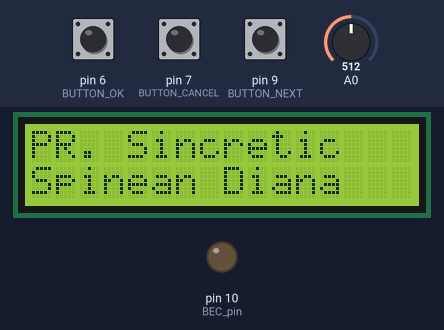
The sketch below on a simulated Arduino Uno, built with avr-gcc and run on an emulated ATmega328P. On the bench: 16×2 character LCD, output pins drawn as LEDs (lit = HIGH). The inputs (shaded band) are chosen by the test bench; at power-on: pin 9 (BUTTON_NEXT) LOW, pin 6 (BUTTON_OK) LOW, A0 = 512, pin 7 (BUTTON_CANCEL) LOW. EEPROM starts erased; what the sketch prints to the serial monitor is not drawn.

Above: at 1.2 s.
1.3 s: pin 9 (BUTTON_NEXT) pulled HIGH for 3.2 s
At 5.4 s:
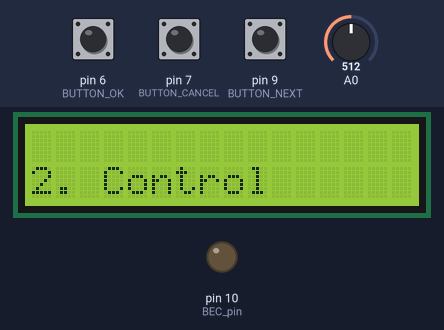
6.0 s: pin 6 (BUTTON_OK) pulled HIGH for 1.2 s
At 6.9 s:
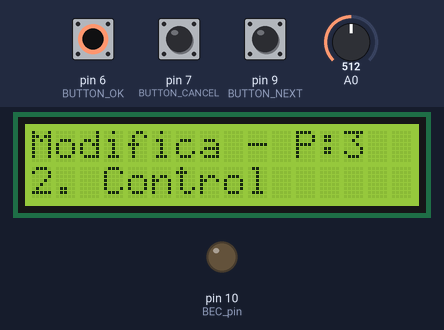
8.7 s: pin 9 (BUTTON_NEXT) pulled HIGH for 1.2 s
At 10.5 s:
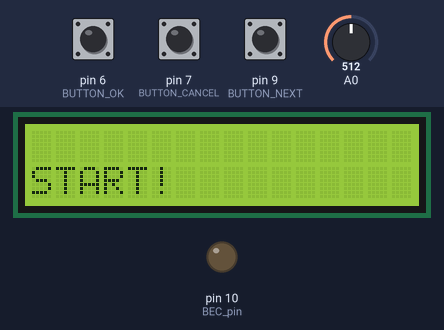
11.4 s: pin 6 (BUTTON_OK) pulled HIGH for 1.2 s
At 12.9 s:
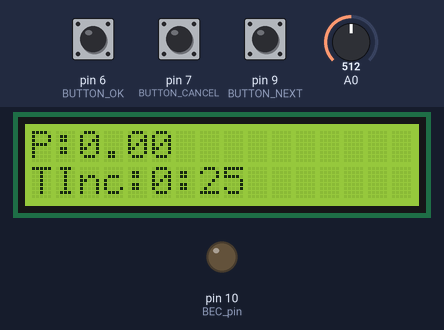
16.7 s: A0 set to 716
At 18.7 s:
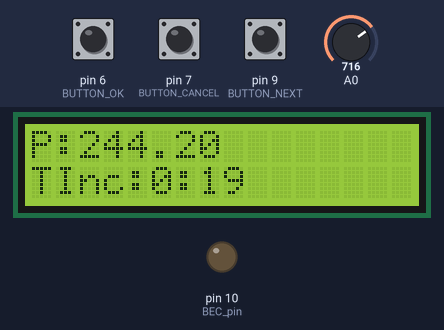
20.6 s: A0 set to 900
At 23.0 s:
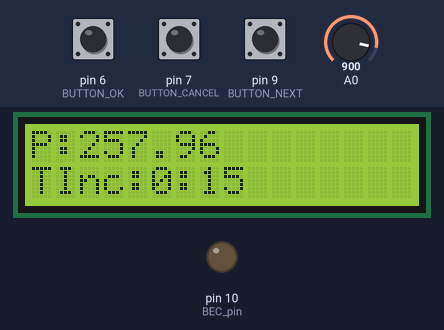
Timing chart, 0 to 24.5 s (numbered marks = the images above; inputs shaded):
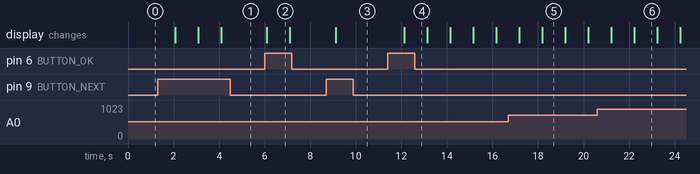

The sketch:

tema5.ino
```cpp
#include <LiquidCrystal.h>
#include <EEPROM.h>

#define BUTTON_OK 6
#define BUTTON_CANCEL 7
#define BUTTON_PREV 8
#define BUTTON_NEXT 9
#define BEC_pin 10

enum Buttons {
  EV_OK,
  EV_CANCEL,
  EV_NEXT,
  EV_PREV,
  EV_NONE,
  EV_MAX_NUM
};

enum Menus {
  MENU_MAIN = 0,
  MENU_START,
  MENU_KP,
  MENU_KI,
  MENU_KD,
  MENU_TEMP,
  MENU_TINCAL,
  MENU_TMEN,
  MENU_TRAC,
  MENU_MAX_NUM
};

LiquidCrystal lcd(12, 11, 4, 3, 8, 5);

double temp=25;
float temperatura_citita_senzor;
float output;
double kp = 15, ki = 12, kd = 10;
int tIncal = 25, tMen = 14, tRac = 16;
double eroare= 0, suma_erori= 0, eroare_anterioara = 0, derivativa = 0, moving_sp;
double dt= 0.25; // timp esantionare
int ora = 0, min = 0, sec = 0;
int change = 0;
unsigned long uptime = -1;
int timp_inc , timp_men, timp_rac;
Menus scroll_menu = MENU_MAIN;
Menus current_menu =  MENU_MAIN;


void state_machine(enum Menus menu, enum Buttons button);
Buttons GetButtons(void);
void print_menu(enum Menus menu);

typedef void (state_machine_handler_t)(void);

void print_menu(enum Menus menu)
{
  lcd.clear();
  switch(menu)
  {
    case MENU_KP:
      lcd.setCursor(0,1);
      lcd.print("1. Mesaje ");
     // lcd.print(kp);
      break;

    case MENU_KI:
      lcd.setCursor(0,1);
      lcd.print("2. Control");
     // lcd.print(ki);
      break;

    case MENU_KD:
      lcd.setCursor(0,1);
      lcd.print("3. Temperatura");
      //lcd.print(kd);
      break;

    case MENU_TEMP:
      lcd.setCursor(0,1);
      lcd.print("4. Inundatii");
     // lcd.print(temp);
      break;
    /*
    case MENU_TINCAL:
      lcd.setCursor(0, 1);
     // lcd.print("TINCAL = ");
      // lcd.print(tIncal);
      break;

    case MENU_TMEN:
      lcd.setCursor(0, 1);
      //lcd.print("TMEN = ");
      // lcd.print(tMen);
      break;
    */
    /*
    case MENU_TRAC:
      lcd.setCursor(0, 1);
     // lcd.print("TRAC = ");
     // lcd.print(tRac);
      break;
    */
    case MENU_START:
      lcd.setCursor(0, 1);
      lcd.print("START!");
      break;

    case MENU_MAIN:
    default:
      lcd.setCursor(0,0);
      lcd.print("PR. Sincretic");
      lcd.setCursor(0,1);
      lcd.print("Spinean Diana");
  }

  if (current_menu == MENU_START)
  {
    lcd.clear();
    afisare_timp();
  }
  else if(current_menu != MENU_MAIN)
  {
    lcd.setCursor(0,0);
    lcd.print("Modifica - P:");
    lcd.print(menu);
  }
}

void enter_menu(void)
{
  current_menu = scroll_menu;
}

void go_home(void)
{
  scroll_menu = MENU_MAIN;
  current_menu = scroll_menu;
  change = 0;
}

void go_next(void)
{
  scroll_menu = (Menus) ((int)scroll_menu + 1);
  scroll_menu = (Menus) ((int)scroll_menu % MENU_MAX_NUM);
}

void go_prev(void)
{
  scroll_menu = (Menus) ((int)scroll_menu - 1);
  scroll_menu = (Menus) ((int)scroll_menu % MENU_MAX_NUM);
}

void save_kp(void)
{
  EEPROM.put(0,kp);
  go_home();
}

void save_ki(void)
{
  EEPROM.put(0,ki);
  go_home();
}

void save_kd(void)
{
  EEPROM.put(0,kd);
  go_home();
}

void save_temp(void)
{
  EEPROM.put(0,temp);
  go_home();
}

void save_tIncal(void)
{
  EEPROM.put(0,tIncal);
  go_home();
}

void save_tMen(void)
{
  EEPROM.put(0,tMen);
  go_home();
}

void save_tRac(void)
{
  EEPROM.put(0,tRac);
  go_home();
}

void inc_kp(void)
{
  kp++;
  change++;
}

void inc_ki(void)
{
  ki++;
  change++;
}

void inc_kd(void)
{
  kd++;
  change++;
}

void dec_kp(void)
{
  kp--;
  change--;
}

void dec_ki(void)
{
  ki--;
  change--;
}

void dec_kd(void)
{
  kd--;
  change--;
}

void inc_temp(void)
{
    temp++;
    change++;
}

void dec_temp(void)
{
  temp--;
  change--;
}

void cancel_Temp(void)
{
  temp -= change;
  go_home();
}

void cancel_KP(void)
{
  kp -= change;
  go_home();
}

void cancel_KI(void)
{
  ki -= change;
  go_home();
}

void cancel_KD(void)
{
  kd -= change;
  go_home();
}

void cancel_tIncal(void)
{
  tIncal -= change;
  go_home();
}

void inc_tIncal(void)
{
  tIncal++;
  change++;
}

void dec_tIncal(void)
{
  tIncal--;
  change--;
}

void cancel_tMen(void)
{
  tMen -= change;
  go_home();
}

void inc_tMen(void)
{
  tMen++;
  change++;
}

void dec_tMen(void)
{
  tMen--;
  change--;
}

void cancel_tRac(void)
{
  tRac -= change;
  go_home();
}

void inc_tRac(void)
{
  tRac++;
  change++;
}

void dec_tRac(void)
{
  tRac--;
  change--;
}

void continua(void)
{
  lcd.setCursor(0, 1);
  lcd.print("Asteapta...");
}

state_machine_handler_t* sm[MENU_MAX_NUM][EV_MAX_NUM] =
{ //events: OK , CANCEL , NEXT, PREV
  {enter_menu, go_home, go_next, go_prev},    // MENU_MAIN
  {continua, go_home, continua, continua},      // MENU_START
  {save_kp, cancel_KP, inc_kp, dec_kp},         // MENU_KP
  {save_ki, cancel_KI, inc_ki, dec_ki},         // MENU_Ki
  {save_kd, cancel_KD, inc_kd, dec_kd},         // MENU_Kd
  {save_temp, cancel_Temp, inc_temp, dec_temp}, // MENU_TEMP
  {save_tIncal, cancel_tIncal, inc_tIncal, dec_tIncal},// MENU_TINCAL
  {save_tMen, cancel_tMen, inc_tMen, dec_tMen},        // MENU_TMEN
  {save_tRac, cancel_tRac, inc_tRac, dec_tRac}         // MENU_TRAC
};

void state_machine(enum Menus menu, enum Buttons button)
{
  sm[menu][button]();
}

Buttons GetButtons(void)
{
  enum Buttons ret_val = EV_NONE;
  if (digitalRead(BUTTON_OK))
  {
    ret_val = EV_OK;
  }
  else if (digitalRead(BUTTON_CANCEL))
  {
    ret_val = EV_CANCEL;
  }
  else if (digitalRead(BUTTON_NEXT))
  {
    ret_val = EV_NEXT;
  }
  else if (digitalRead(BUTTON_PREV))
  {
    ret_val = EV_PREV;
  }
  Serial.print(ret_val);
  return ret_val;
}

void setup()
{
  Serial.begin(9600);
  lcd.begin(16,2);
  pinMode(7, INPUT);
  digitalWrite(7, LOW); // down
    pinMode(13, INPUT);
  digitalWrite(13, LOW); // down
    pinMode(2, INPUT);
  digitalWrite(2, LOW); // down
   pinMode(9, INPUT);
  digitalWrite(9, LOW); // down

  pinMode(10,OUTPUT);

  TCCR1A = 0; // Timer/Counter1 Control Register A
  TCCR1B = 0; // Timer/Counter1 Control Register B
  OCR1A = 65535/4; // Output compare register
  TIMSK1 |= (1 << OCIE1A); //Timer/Counter1 Interrupt Mask Register
  TCCR1B |= (1 << WGM12) | (1 << CS10)|(1 << CS12);//prescaler 1024
}

ISR(TIMER1_COMPA_vect) //numaratorul pentru ceas si secunde
{
  sec++;
  if( sec == 59 )
    {
      sec = 0;
      min++;
    }

    if( min == 59 )
    {
      min = 0;
      ora++;
    }
}

//Citeste Temperatura
int get_temperature(int pin)
{
  int temperature = analogRead(A0);
  float voltage = temperature * 5.0;
  voltage = voltage / 1024.0;
  return ((voltage - 0.5) * 100);
}

void PID()
{
  eroare = moving_sp - temperatura_citita_senzor;

  suma_erori= suma_erori + eroare *dt;

  derivativa = (eroare - eroare_anterioara) / dt;

  output = (kp * eroare) + (ki * suma_erori ) + (kd * derivativa);

  eroare_anterioara = eroare;
  analogWrite(BEC_pin, int(output));
}
//Afisare timp ramas si calcul set point temporar
void afisare_timp()
{
  int min1 =0; int sec1=0;
    int remaining = 0;
    timp_inc=tIncal;
    timp_men=tMen;
    timp_rac=tRac;
    lcd.setCursor(0,0);
    lcd.print("P:");
    lcd.print(moving_sp);
    uptime++;

    if(uptime<= timp_inc)
    {
      lcd.setCursor(0,1);
      lcd.print("TInc:");
      remaining = timp_inc - uptime;
      moving_sp = temperatura_citita_senzor + (temp - temperatura_citita_senzor) * (timp_inc - remaining)/timp_inc;
    }
    else if(uptime <= (timp_inc + timp_men))
    {
      lcd.setCursor(0,1);
      lcd.print("Tmen:");
      remaining = (timp_inc +timp_men) - uptime;
    }
    else if( uptime <= (timp_inc + timp_men + timp_rac))
    {
      lcd.setCursor(0,1);
      lcd.print("TRac: ");
      remaining = (timp_inc + timp_men + timp_rac) - uptime;
      moving_sp = temp - (temp - temperatura_citita_senzor) * (timp_rac - remaining)/timp_rac;
    }
    else
    {
      lcd.setCursor(0,1);
      lcd.print("Oprit: ");
    }

    min1 = remaining / 60;
    sec1 = remaining % 60;
    lcd.print(min1);lcd.print(":");lcd.print(sec1);
    PID();
}

void loop()
{
  temperatura_citita_senzor = get_temperature(A0);

  volatile Buttons event = GetButtons();
  if (event != EV_NONE)
  {
    state_machine(current_menu, event);
  }
    print_menu(scroll_menu);
    delay(1000);
}
```

Measured:
- after the input at 1.3 s, the display: first changes after 0.78 s (image 1 shows a later state)
- after the input at 6.0 s, the display: changes after 0.10 s (image 2)
- after the input at 8.7 s, the display: changes after 0.42 s (image 3)
- after the input at 11.4 s, the display: changes after 0.74 s (image 4)
- what the display in image 2 shows lasts 1.0 s, from 6.1 s to 7.1 s
